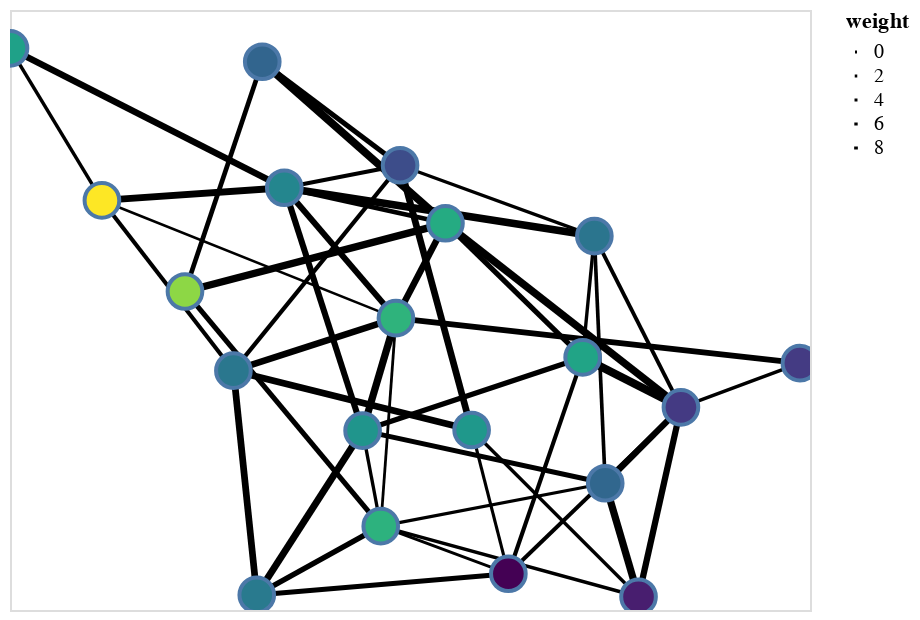

Notebook code cell kept with this figure:
### Code cell
import numpy as np

# Add weights to nodes and edges
for n in G.nodes():
    G.nodes[n]['weight'] = np.random.randn()

for e in G.edges():
    G.edges[e]['weight'] = np.random.uniform(1, 10)


# Draw the graph using Altair
viz = nxa.draw_networkx(
    G, pos=pos,
    node_color='weight',
    cmap='viridis',
    width='weight',
    edge_color='black',
)

# Show it as an interactive plot!
viz.interactive()

### Figure 1 — Vega-Lite specification as saved in the notebook (floating-point values rounded to 4 significant figures)
{"$schema": "https://vega.github.io/schema/vega-lite/v2.4.1.json", "config": {"axis": {"domain": false, "grid": false, "labels": false, "ticks": false}, "view": {"height": 300, "width": 400}}, "layer": [{"data": {"values": [{"edge": 0, "pair": [0, 3], "source": 0, "target": 3, "weight": 5.229, "x": 0.08868, "y": 0.3601}, {"edge": 0, "pair": [0, 3], "source": 0, "target": 3, "weight": 5.229, "x": 0.4316, "y": -0.04228}, {"edge": 1, "pair": [0, 5], "source": 0, "target": 5, "weight": 9.103, "x": 0.08868, "y": 0.3601}, {"edge": 1, "pair": [0, 5], "source": 0, "target": 5, "weight": 9.103, "x": 0.6773, "y": -0.1921}, {"edge": 2, "pair": [0, 11], "source": 0, "target": 11, "weight": 4.581, "x": 0.08868, "y": 0.3601}, {"edge": 2, "pair": [0, 11], "source": 0, "target": 11, "weight": 4.581, "x": -0.3143, "y": 0.4667}, {"edge": 3, "pair": [0, 14], "source": 0, "target": 14, "weight": 8.93, "x": 0.08868, "y": 0.3601}, {"edge": 3, "pair": [0, 14], "source": 0, "target": 14, "weight": 8.93, "x": -0.5625, "y": 0.1556}, {"edge": 4, "pair": [0, 16], "source": 0, "target": 16, "weight": 9.464, "x": 0.08868, "y": 0.3601}, {"edge": 4, "pair": [0, 16], "source": 0, "target": 16, "weight": 9.464, "x": -0.3694, "y": 0.8447}, {"edge": 5, "pair": [0, 18], "source": 0, "target": 18, "weight": 7.422, "x": 0.08868, "y": 0.3601}, {"edge": 5, "pair": [0, 18], "source": 0, "target": 18, "weight": 7.422, "x": -0.03516, "y": 0.07558}, {"edge": 6, "pair": [1, 8], "source": 1, "target": 8, "weight": 2.426, "x": -0.7702, "y": 0.4288}, {"edge": 6, "pair": [1, 8], "source": 1, "target": 8, "weight": 2.426, "x": -1, "y": 0.8849}, {"edge": 7, "pair": [1, 11], "source": 1, "target": 11, "weight": 8.09, "x": -0.7702, "y": 0.4288}, {"edge": 7, "pair": [1, 11], "source": 1, "target": 11, "weight": 8.09, "x": -0.3143, "y": 0.4667}, {"edge": 8, "pair": [1, 13], "source": 1, "target": 13, "weight": 3.429, "x": -0.7702, "y": 0.4288}, {"edge": 8, "pair": [1, 13], "source": 1, "target": 13, "weight": 3.429, "x": -0.4415, "y": -0.08193}, {"edge": 9, "pair": [1, 18], "source": 1, "target": 18, "weight": 1.025, "x": -0.7702, "y": 0.4288}, {"edge": 9, "pair": [1, 18], "source": 1, "target": 18, "weight": 1.025, "x": -0.03516, "y": 0.07558}, {"edge": 10, "pair": [2, 6], "source": 2, "target": 6, "weight": 2.333, "x": -0.07313, "y": -0.5486}, {"edge": 10, "pair": [2, 6], "source": 2, "target": 6, "weight": 2.333, "x": 0.5713, "y": -0.7602}, {"edge": 11, "pair": [2, 7], "source": 2, "target": 7, "weight": 1.999, "x": -0.07313, "y": -0.5486}, {"edge": 11, "pair": [2, 7], "source": 2, "target": 7, "weight": 1.999, "x": 0.4881, "y": -0.4197}, {"edge": 12, "pair": [2, 10], "source": 2, "target": 10, "weight": 2.212, "x": -0.07313, "y": -0.5486}, {"edge": 12, "pair": [2, 10], "source": 2, "target": 10, "weight": 2.212, "x": -0.1185, "y": -0.262}, {"edge": 13, "pair": [2, 14], "source": 2, "target": 14, "weight": 5.103, "x": -0.07313, "y": -0.5486}, {"edge": 13, "pair": [2, 14], "source": 2, "target": 14, "weight": 5.103, "x": -0.5625, "y": 0.1556}, {"edge": 14, "pair": [2, 17], "source": 2, "target": 17, "weight": 1.57, "x": -0.07313, "y": -0.5486}, {"edge": 14, "pair": [2, 17], "source": 2, "target": 17, "weight": 1.57, "x": 0.2459, "y": -0.6912}, {"edge": 15, "pair": [2, 18], "source": 2, "target": 18, "weight": 1.29, "x": -0.07313, "y": -0.5486}, {"edge": 15, "pair": [2, 18], "source": 2, "target": 18, "weight": 1.29, "x": -0.03516, "y": 0.07558}, {"edge": 16, "pair": [2, 19], "source": 2, "target": 19, "weight": 5.548, "x": -0.07313, "y": -0.5486}, {"edge": 16, "pair": [2, 19], "source": 2, "target": 19, "weight": 5.548, "x": -0.3831, "y": -0.7548}, {"edge": 17, "pair": [3, 5], "source": 3, "target": 5, "weight": 9.889, "x": 0.4316, "y": -0.04228}, {"edge": 17, "pair": [3, 5], "source": 3, "target": 5, "weight": 9.889, "x": 0.6773, "y": -0.1921}, {"edge": 18, "pair": [3, 9], "source": 3, "target": 9, "weight": 2.268, "x": 0.4316, "y": -0.04228}, {"edge": 18, "pair": [3, 9], "source": 3, "target": 9, "weight": 2.268, "x": 0.4609, "y": 0.3217}, {"edge": 19, "pair": [3, 10], "source": 3, "target": 10, "weight": 5.385, "x": 0.4316, "y": -0.04228}, {"edge": 19, "pair": [3, 10], "source": 3, "target": 10, "weight": 5.385, "x": -0.1185, "y": -0.262}, {"edge": 20, "pair": [3, 17], "source": 3, "target": 17, "weight": 3.495, "x": 0.4316, "y": -0.04228}, {"edge": 20, "pair": [3, 17], "source": 3, "target": 17, "weight": 3.495, "x": 0.2459, "y": -0.6912}, {"edge": 21, "pair": [4, 5], "source": 4, "target": 5, "weight": 2.692, "x": 0.9748, "y": -0.05939}, {"edge": 21, "pair": [4, 5], "source": 4, "target": 5, "weight": 2.692, "x": 0.6773, "y": -0.1921}, {"edge": 22, "pair": [4, 18], "source": 4, "target": 18, "weight": 6.504, "x": 0.9748, "y": -0.05939}, {"edge": 22, "pair": [4, 18], "source": 4, "target": 18, "weight": 6.504, "x": -0.03516, "y": 0.07558}, {"edge": 23, "pair": [5, 6], "source": 5, "target": 6, "weight": 7.033, "x": 0.6773, "y": -0.1921}, {"edge": 23, "pair": [5, 6], "source": 5, "target": 6, "weight": 7.033, "x": 0.5713, "y": -0.7602}, {"edge": 24, "pair": [5, 7], "source": 5, "target": 7, "weight": 7.18, "x": 0.6773, "y": -0.1921}, {"edge": 24, "pair": [5, 7], "source": 5, "target": 7, "weight": 7.18, "x": 0.4881, "y": -0.4197}, {"edge": 25, "pair": [5, 9], "source": 5, "target": 9, "weight": 3.069, "x": 0.6773, "y": -0.1921}, {"edge": 25, "pair": [5, 9], "source": 5, "target": 9, "weight": 3.069, "x": 0.4609, "y": 0.3217}, {"edge": 26, "pair": [5, 17], "source": 5, "target": 17, "weight": 3.287, "x": 0.6773, "y": -0.1921}, {"edge": 26, "pair": [5, 17], "source": 5, "target": 17, "weight": 3.287, "x": 0.2459, "y": -0.6912}, {"edge": 27, "pair": [6, 7], "source": 6, "target": 7, "weight": 8.716, "x": 0.5713, "y": -0.7602}, {"edge": 27, "pair": [6, 7], "source": 6, "target": 7, "weight": 8.716, "x": 0.4881, "y": -0.4197}, {"edge": 28, "pair": [6, 15], "source": 6, "target": 15, "weight": 2.287, "x": 0.5713, "y": -0.7602}, {"edge": 28, "pair": [6, 15], "source": 6, "target": 15, "weight": 2.287, "x": 0.1541, "y": -0.26}, {"edge": 29, "pair": [7, 9], "source": 7, "target": 9, "weight": 2.729, "x": 0.4881, "y": -0.4197}, {"edge": 29, "pair": [7, 9], "source": 7, "target": 9, "weight": 2.729, "x": 0.4609, "y": 0.3217}, {"edge": 30, "pair": [7, 10], "source": 7, "target": 10, "weight": 4.832, "x": 0.4881, "y": -0.4197}, {"edge": 30, "pair": [7, 10], "source": 7, "target": 10, "weight": 4.832, "x": -0.1185, "y": -0.262}, {"edge": 31, "pair": [8, 11], "source": 8, "target": 11, "weight": 7.329, "x": -1, "y": 0.8849}, {"edge": 31, "pair": [8, 11], "source": 8, "target": 11, "weight": 7.329, "x": -0.3143, "y": 0.4667}, {"edge": 32, "pair": [9, 11], "source": 9, "target": 11, "weight": 9.232, "x": 0.4609, "y": 0.3217}, {"edge": 32, "pair": [9, 11], "source": 9, "target": 11, "weight": 9.232, "x": -0.3143, "y": 0.4667}, {"edge": 33, "pair": [9, 12], "source": 9, "target": 12, "weight": 2.115, "x": 0.4609, "y": 0.3217}, {"edge": 33, "pair": [9, 12], "source": 9, "target": 12, "weight": 2.115, "x": -0.02486, "y": 0.5342}, {"edge": 34, "pair": [10, 11], "source": 10, "target": 11, "weight": 6.756, "x": -0.1185, "y": -0.262}, {"edge": 34, "pair": [10, 11], "source": 10, "target": 11, "weight": 6.756, "x": -0.3143, "y": 0.4667}, {"edge": 35, "pair": [10, 18], "source": 10, "target": 18, "weight": 8.635, "x": -0.1185, "y": -0.262}, {"edge": 35, "pair": [10, 18], "source": 10, "target": 18, "weight": 8.635, "x": -0.03516, "y": 0.07558}, {"edge": 36, "pair": [10, 19], "source": 10, "target": 19, "weight": 8.125, "x": -0.1185, "y": -0.262}, {"edge": 36, "pair": [10, 19], "source": 10, "target": 19, "weight": 8.125, "x": -0.3831, "y": -0.7548}, {"edge": 37, "pair": [11, 12], "source": 11, "target": 12, "weight": 3.507, "x": -0.3143, "y": 0.4667}, {"edge": 37, "pair": [11, 12], "source": 11, "target": 12, "weight": 3.507, "x": -0.02486, "y": 0.5342}, {"edge": 38, "pair": [11, 18], "source": 11, "target": 18, "weight": 6.577, "x": -0.3143, "y": 0.4667}, {"edge": 38, "pair": [11, 18], "source": 11, "target": 18, "weight": 6.577, "x": -0.03516, "y": 0.07558}, {"edge": 39, "pair": [12, 13], "source": 12, "target": 13, "weight": 3.715, "x": -0.02486, "y": 0.5342}, {"edge": 39, "pair": [12, 13], "source": 12, "target": 13, "weight": 3.715, "x": -0.4415, "y": -0.08193}, {"edge": 40, "pair": [12, 15], "source": 12, "target": 15, "weight": 7.733, "x": -0.02486, "y": 0.5342}, {"edge": 40, "pair": [12, 15], "source": 12, "target": 15, "weight": 7.733, "x": 0.1541, "y": -0.26}, {"edge": 41, "pair": [12, 16], "source": 12, "target": 16, "weight": 5.238, "x": -0.02486, "y": 0.5342}, {"edge": 41, "pair": [12, 16], "source": 12, "target": 16, "weight": 5.238, "x": -0.3694, "y": 0.8447}, {"edge": 42, "pair": [13, 15], "source": 13, "target": 15, "weight": 7.683, "x": -0.4415, "y": -0.08193}, {"edge": 42, "pair": [13, 15], "source": 13, "target": 15, "weight": 7.683, "x": 0.1541, "y": -0.26}, {"edge": 43, "pair": [13, 18], "source": 13, "target": 18, "weight": 7.356, "x": -0.4415, "y": -0.08193}, {"edge": 43, "pair": [13, 18], "source": 13, "target": 18, "weight": 7.356, "x": -0.03516, "y": 0.07558}, {"edge": 44, "pair": [13, 19], "source": 13, "target": 19, "weight": 7.789, "x": -0.4415, "y": -0.08193}, {"edge": 44, "pair": [13, 19], "source": 13, "target": 19, "weight": 7.789, "x": -0.3831, "y": -0.7548}, {"edge": 45, "pair": [14, 16], "source": 14, "target": 16, "weight": 4.461, "x": -0.5625, "y": 0.1556}, {"edge": 45, "pair": [14, 16], "source": 14, "target": 16, "weight": 4.461, "x": -0.3694, "y": 0.8447}, {"edge": 46, "pair": [15, 17], "source": 15, "target": 17, "weight": 1.838, "x": 0.1541, "y": -0.26}, {"edge": 46, "pair": [15, 17], "source": 15, "target": 17, "weight": 1.838, "x": 0.2459, "y": -0.6912}, {"edge": 47, "pair": [17, 19], "source": 17, "target": 19, "weight": 4.92, "x": 0.2459, "y": -0.6912}, {"edge": 47, "pair": [17, 19], "source": 17, "target": 19, "weight": 4.92, "x": -0.3831, "y": -0.7548}]}, "encoding": {"detail": {"field": "edge", "type": "quantitative"}, "size": {"field": "weight", "type": "quantitative"}, "x": {"axis": {"title": ""}, "field": "x", "type": "quantitative"}, "y": {"axis": {"title": ""}, "field": "y", "type": "quantitative"}}, "mark": {"color": "black", "opacity": 1, "type": "line"}, "selection": {"selector002": {"bind": "scales", "encodings": ["x", "y"], "mark": {"fill": "#333", "fillOpacity": 0.125, "stroke": "white"}, "on": "[mousedown, window:mouseup] > window:mousemove!", "resolve": "global", "translate": "[mousedown, window:mouseup] > window:mousemove!", "type": "interval", "zoom": "wheel!"}}}, {"data": {"values": [{"weight": 1.181, "x": 0.08868, "y": 0.3601}, {"weight": 3.382, "x": -0.7702, "y": 0.4288}, {"weight": 1.336, "x": -0.07313, "y": -0.5486}, {"weight": 1.014, "x": 0.4316, "y": -0.04228}, {"weight": -1.354, "x": 0.9748, "y": -0.05939}, {"weight": -1.368, "x": 0.6773, "y": -0.1921}, {"weight": -1.871, "x": 0.5713, "y": -0.7602}, {"weight": -0.431, "x": 0.4881, "y": -0.4197}, {"weight": 0.9285, "x": -1, "y": 0.8849}, {"weight": -0.1074, "x": 0.4609, "y": 0.3217}, {"weight": 0.6386, "x": -0.1185, "y": -0.262}, {"weight": 0.2769, "x": -0.3143, "y": 0.4667}, {"weight": -1.01, "x": -0.02486, "y": 0.5342}, {"weight": -0.05479, "x": -0.4415, "y": -0.08193}, {"weight": 2.418, "x": -0.5625, "y": 0.1556}, {"weight": 0.7172, "x": 0.1541, "y": -0.26}, {"weight": -0.4825, "x": -0.3694, "y": 0.8447}, {"weight": -2.319, "x": 0.2459, "y": -0.6912}, {"weight": 1.385, "x": -0.03516, "y": 0.07558}, {"weight": 0.01132, "x": -0.3831, "y": -0.7548}]}, "encoding": {"fill": {"field": "weight", "scale": {"scheme": "viridis"}, "type": "quantitative"}, "x": {"field": "x", "type": "quantitative"}, "y": {"field": "y", "type": "quantitative"}}, "mark": {"opacity": 1, "size": 300, "type": "point"}}]}
